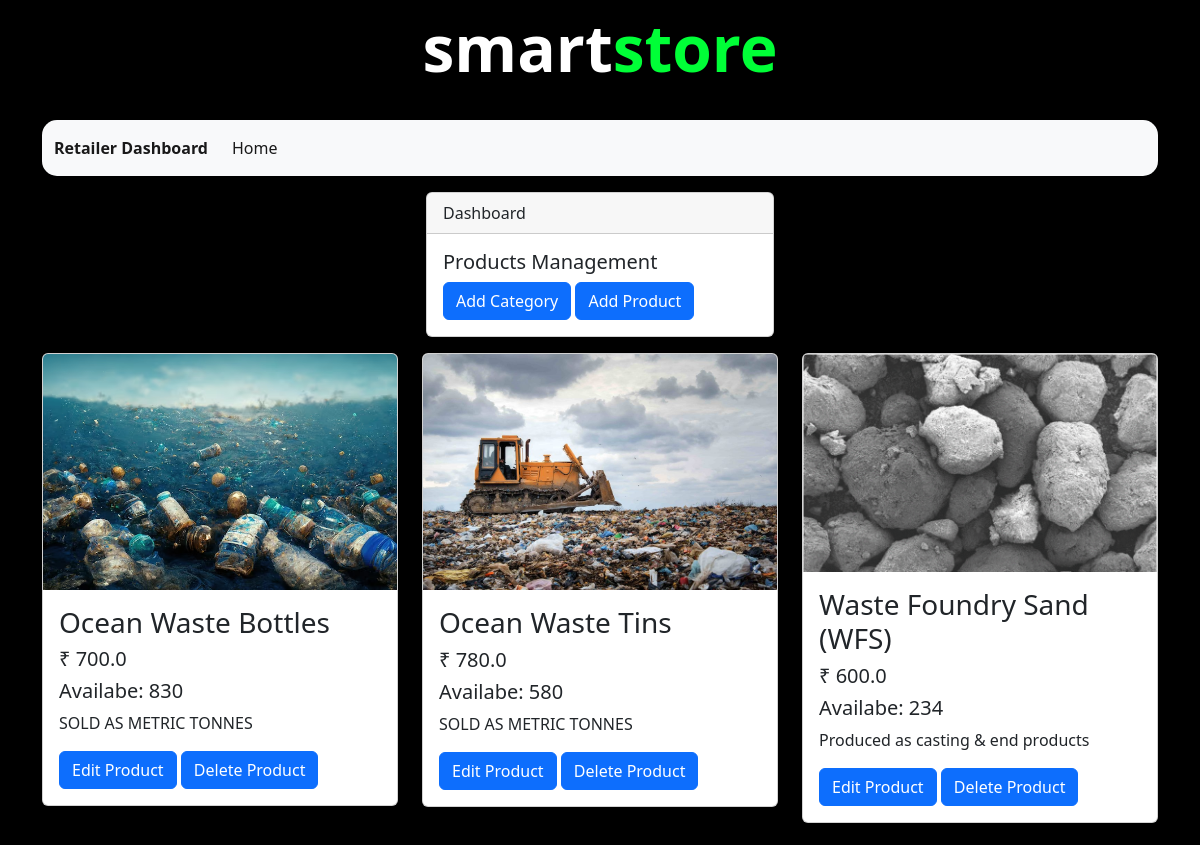
Before: /dashboard (signed in, upper part) with the older database file.
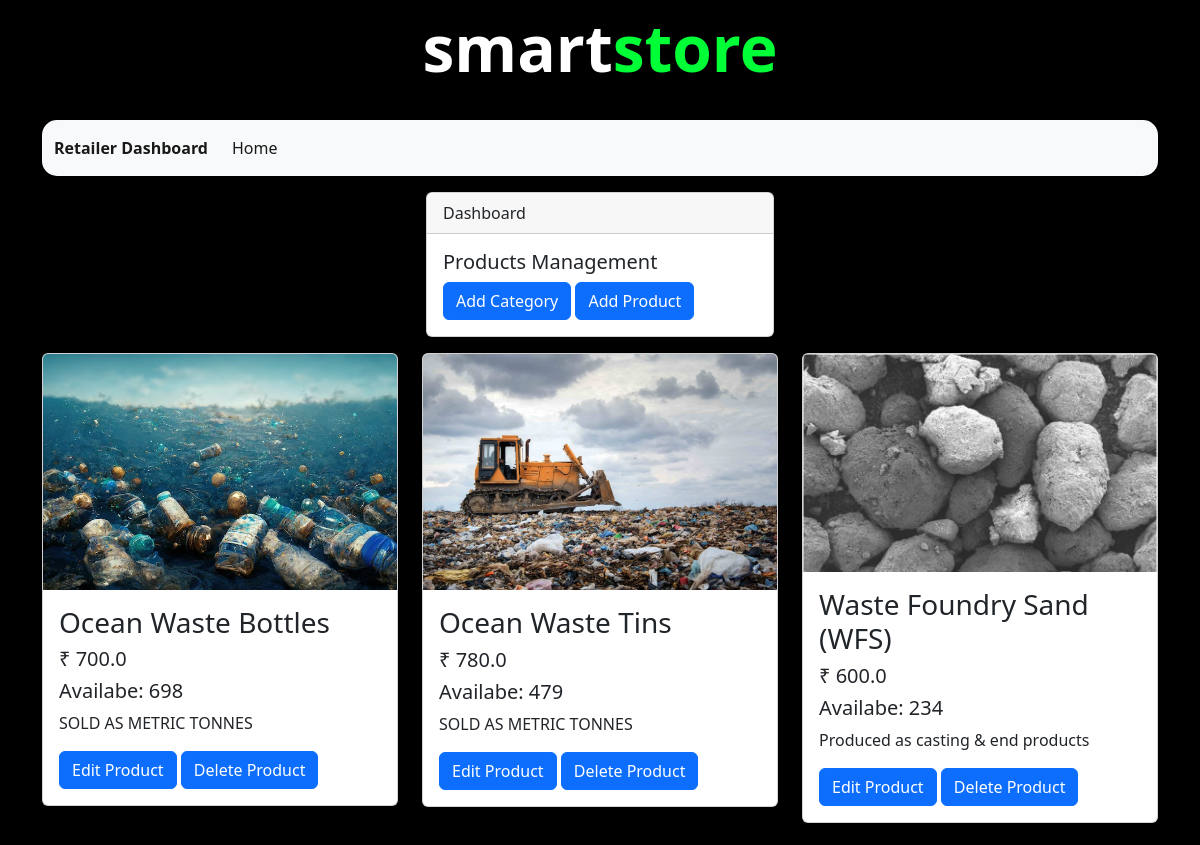
After: the same page with the newer database file.
### applications/models.py (models this page shows, shortened)
class Product(db.Model):
    __tablename__ = 'products'
    id = db.Column(db.Integer, primary_key=True)
    name = db.Column(db.String(255), nullable=False)
    description = db.Column(db.String(1000), nullable=True)
    stock = db.Column(db.Integer, nullable=False)
    cost = db.Column(db.Float, nullable=False)
    category_id = db.Column(db.Integer, db.ForeignKey('categories.id'), nullable=False)
    owner_id = db.Column(db.Integer, db.ForeignKey('users.id'), nullable=False)
    owner = db.relationship('User', foreign_keys=[owner_id], backref='products')

### applications/controllers.py (the view)
@app.route('/dashboard')
def retailer_dashboard():
    if "user" in session:
        username = session["user"]
        user = User.query.filter_by(username=username).first()
        if user and user.is_retailer:
            products = Product.query.filter_by(owner_id=user.id).all()
            return render_template("dashboard.html", products=products)
    return redirect("/")

### templates/dashboard.html (shortened to what this page needs)
<!DOCTYPE html>
<html lang="en">
<head>
    <link href="https://cdn.jsdelivr.net/npm/bootstrap@5.2.3/dist/css/bootstrap.min.css" rel="stylesheet"
>
</head>
<body>
    <div class="container">
        <div class="smartrecycle-text mb-4">
            <span class="smartrecycle-text">smart<span class="store">store</span></span>
        </div>
        <nav class="navbar navbar-expand-lg bg-light">
            <div class="container-fluid">
                <a class="navbar-brand" href="#">Retailer Dashboard</a>
                <div class="collapse navbar-collapse" id="navbarSupportedContent">
                    <ul class="navbar-nav me-auto mb-2 mb-lg-0">
                        <li class="nav-item">
                            <a class="nav-link active" aria-current="page" href="/">Home</a>
                        </li>
                    </ul>
                </div>
            </div>
        </nav>
    </div>
    <div class="container row mx-auto row-cols">
        <div class="container py-3 col-4">
            <div class="card">
                <div class="card-header">
                    Dashboard
                </div>
                <div class="card-body">
                    <h5 class="card-title">Products Management</h5>
                    <a href="/add_category" class="btn btn-primary">Add Category</a>
                    <a href="/add_product" class="btn btn-primary">Add Product</a>
                </div>
            </div>
        </div>
    </div>
    <div class="container">
        <div class="row row-cols-1 row-cols-md-3 g-4">
            {% for product in products %}
            <div class="col">
                <div class="card">
                    <img src="../static/products/{{product.id}}.png" class="card-img-top" alt="...">
                    <div class="card-body">
                        <h3 class="card-title">{{product.name}}</h3>
                        <h5 class="card-title">₹ {{product.cost}}</h5>
                        <h5 class="card-title"> Availabe: {{product.stock}}</h5>
                        <p class="card-text">{{product.description}}</p>
                        <a href="/edit_product/{{product.id}}" class="btn btn-primary">Edit Product</a>
                        <a href="/delete_product/{{product.id}}" class="btn btn-primary">Delete Product</a>
                    </div>
                </div>
            </div>
            {% endfor %}
        </div>
    </div>
</body>
</html>

Changed rows visible on the page:
changed Product "Ocean Waste Bottles": stock "830" → "698"
changed Product "Ocean Waste Tins": stock "580" → "479"
